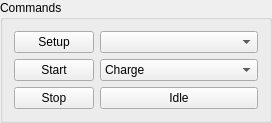
       <widget class="QGroupBox" name="groupBox">
        <property name="title">
         <string>Commands</string>
        </property>
        <layout class="QFormLayout" name="formLayout_3">
         <item row="0" column="0">
          <widget class="QPushButton" name="cmdSetup">
           <property name="text">
            <string>Setup</string>
           </property>
          </widget>
         </item>
         <item row="1" column="0">
          <widget class="QPushButton" name="cmdStart">
           <property name="text">
            <string>Start</string>
           </property>
          </widget>
         </item>
         <item row="2" column="0">
          <widget class="QPushButton" name="cmdStop">
           <property name="text">
            <string>Stop</string>
           </property>
          </widget>
         </item>
         <item row="0" column="1">
          <widget class="QComboBox" name="setupBatData1"/>
         </item>
         <item row="1" column="1">
          <widget class="QComboBox" name="setupBatData2">
           <item>
            <property name="text">
             <string>Charge</string>
            </property>
           </item>
           <item>
            <property name="text">
             <string>ChargeBalance</string>
            </property>
           </item>
           <item>
            <property name="text">
             <string>Balance</string>
            </property>
           </item>
           <item>
            <property name="text">
             <string>Discharge</string>
            </property>
           </item>
           <item>
            <property name="text">
             <string>FastCharge</string>
            </property>
           </item>
           <item>
            <property name="text">
             <string>Storage</string>
            </property>
           </item>
           <item>
            <property name="text">
             <string>StorageBalance</string>
            </property>
           </item>
           <item>
            <property name="text">
             <string>DischargeChargeCycle</string>
            </property>
           </item>
           <item>
            <property name="text">
             <string>CapacityCheck</string>
            </property>
           </item>
           <item>
            <property name="text">
             <string>EditBattery</string>
            </property>
           </item>
           <item>
            <property name="text">
             <string>Calibrate</string>
            </property>
           </item>
          </widget>
         </item>
         <item row="2" column="1">
          <widget class="QPushButton" name="cmdIdle">
           <property name="text">
            <string>Idle</string>
           </property>
          </widget>
         </item>
        </layout>
       </widget>
